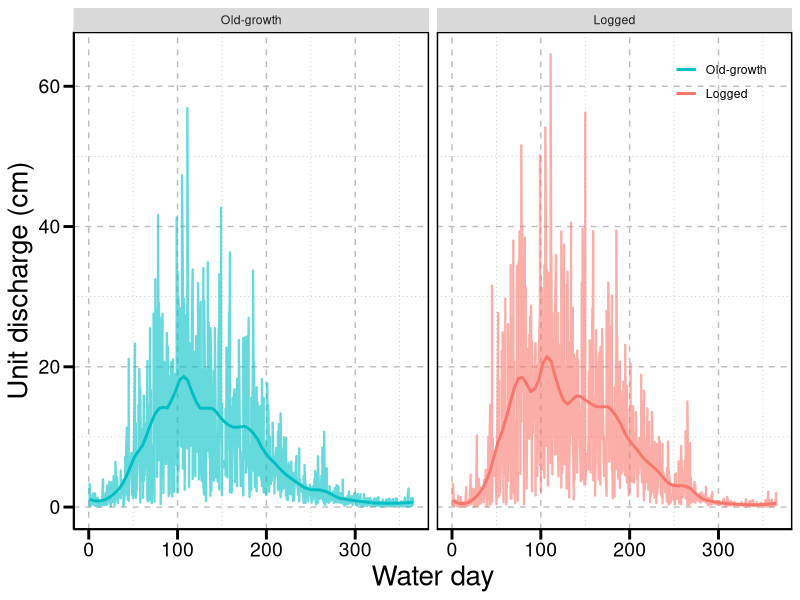
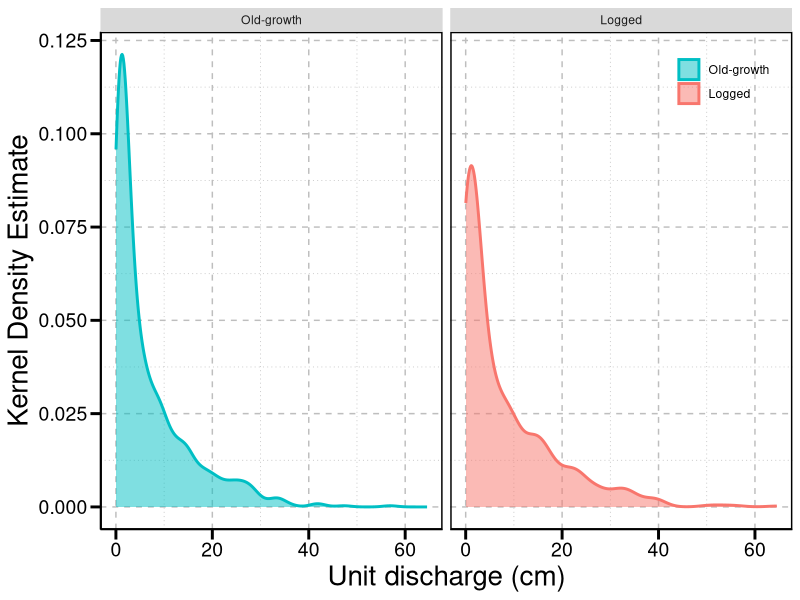
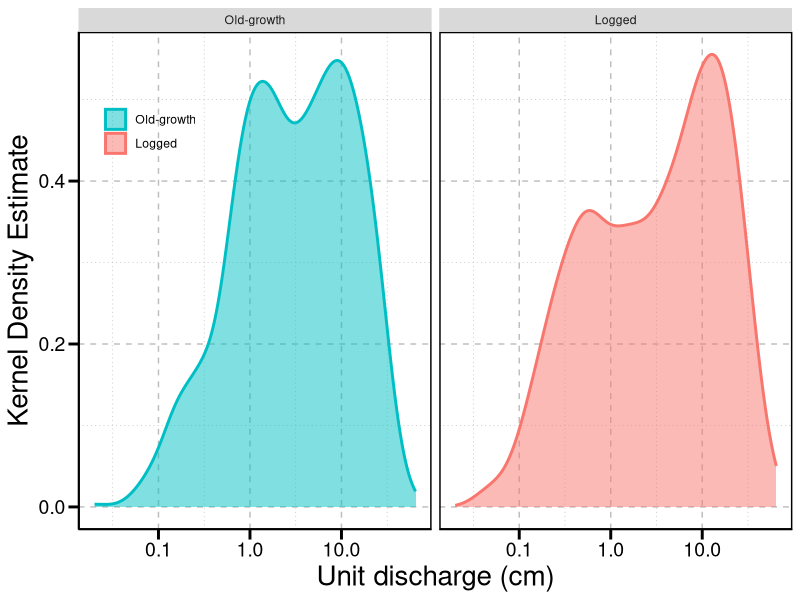
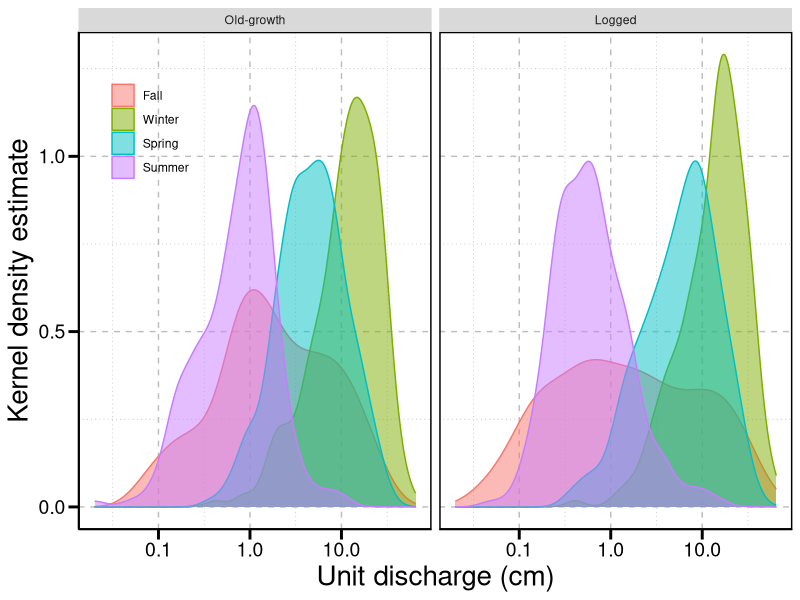

Source code (R) for these figures, in order:
library(ggplot2)

hjg <- read.csv("220621_fho_hjandrews.csv")

theme_fg = theme(axis.text=element_text(colour="black",size=14),
                 axis.title.y = element_text(size = 20),
                 axis.title.x = element_text(size = 20),
                 panel.grid.minor= element_line(colour = "gray", linetype = "dotted"), 
                 panel.grid.major = element_line(colour = "gray", linetype = "dashed"),
                 panel.border = element_rect(fill=NA, colour = "black", size=1),
                 panel.background=element_blank(),
                 axis.ticks.length = unit(0.254, "cm"),
                 axis.ticks = element_line(colour = "black", size=1), 
                 axis.line = element_line(colour = "black"),
                 legend.position = c(.90,.90),
                 legend.direction = "vertical",
                 legend.background = element_rect(fill=alpha(0.1)),
                 legend.title = element_blank())

hjg$ws.f <- factor(hjg$ws.f,levels = c("Old-growth","Logged"))
hjg$ssn <- factor(hjg$ssn,levels = c("Fall","Winter","Spring","Summer"))

uq_plot <- ggplot(hjg, aes(y=uq.cm, x=wd,color=as.factor(ws.f)))+
  geom_line(alpha=0.6, size = 0.8)+# by changing alpha, we change the transparency
  geom_smooth(span = 0.15, se = FALSE)+# by changing span, I control the wiggles in the trend
  ylab("Unit discharge (cm)") +
  xlab("Water day")+
  scale_color_manual(values = c("#00BFC4","#F8766D"))+
  scale_fill_manual(values = c("#00BFC4","#F8766D"))+
  theme_fg +
  facet_wrap(~ws.f)
uq_plot

uq_p_plot <- ggplot(hjg, aes(x=uq.cm,color= ws.f, fill = ws.f))+
  geom_density(alpha = 0.5, size = 1.0)+
  ylab("Kernel Density Estimate") +
  xlab("Unit discharge (cm)")+
  scale_color_manual(values = c("#00BFC4","#F8766D"))+
  scale_fill_manual(values = c("#00BFC4","#F8766D"))+
  theme_fg +
  facet_wrap(~ws.f)
uq_p_plot

uq_p_plot + scale_x_log10() + theme(legend.position = c(0.1,0.8))

ssn_plot <- ggplot(hjg, aes(x=uq.cm, color=as.factor(ssn), fill = as.factor (ssn)))+
  geom_density(alpha = 0.5)+
  ylab("Kernel density estimate") +
  xlab("Unit discharge (cm)")+
  scale_x_log10()+
  theme_fg +
  theme(legend.position = c(0.1,0.8))+
  facet_wrap(~ws.f)
ssn_plot

ssn_plot <- ssn_plot +   facet_wrap(ws.f~ssn)
